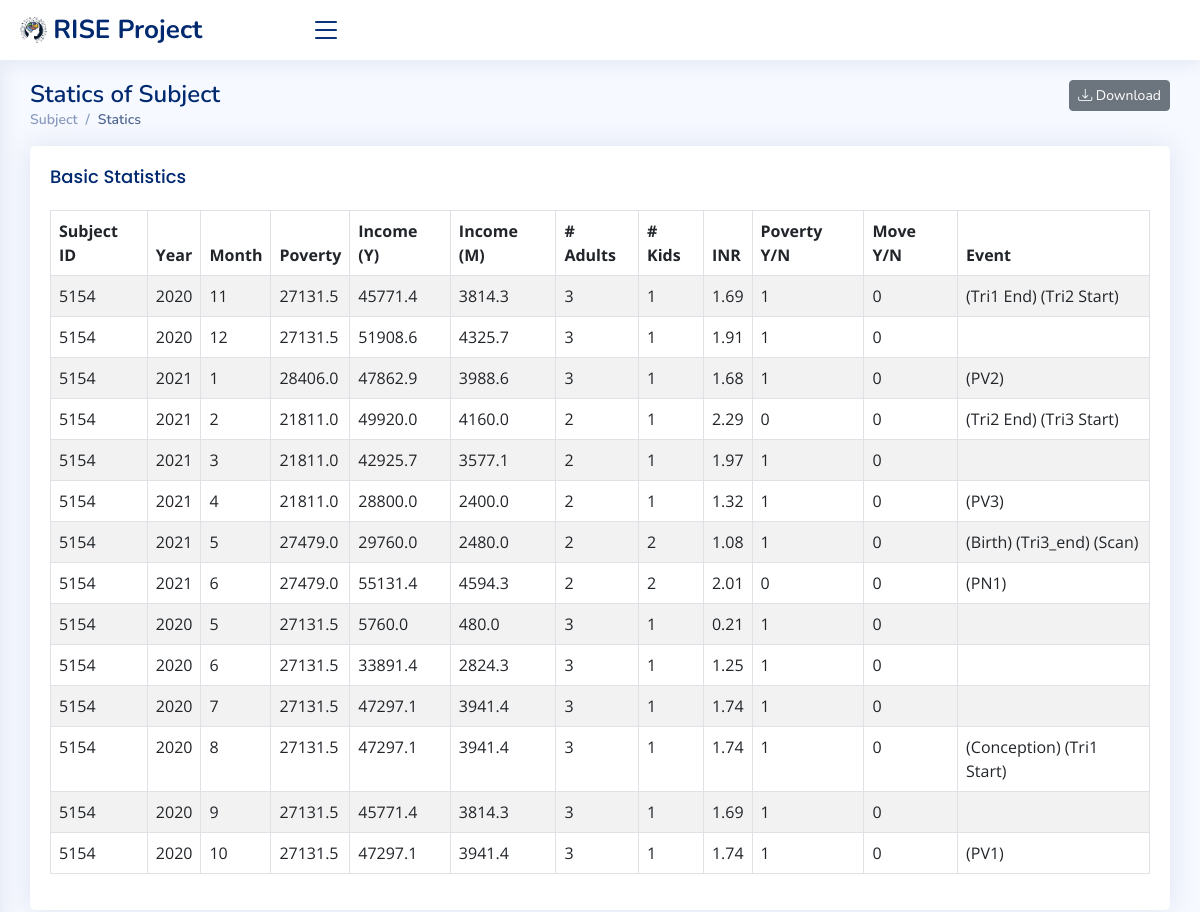
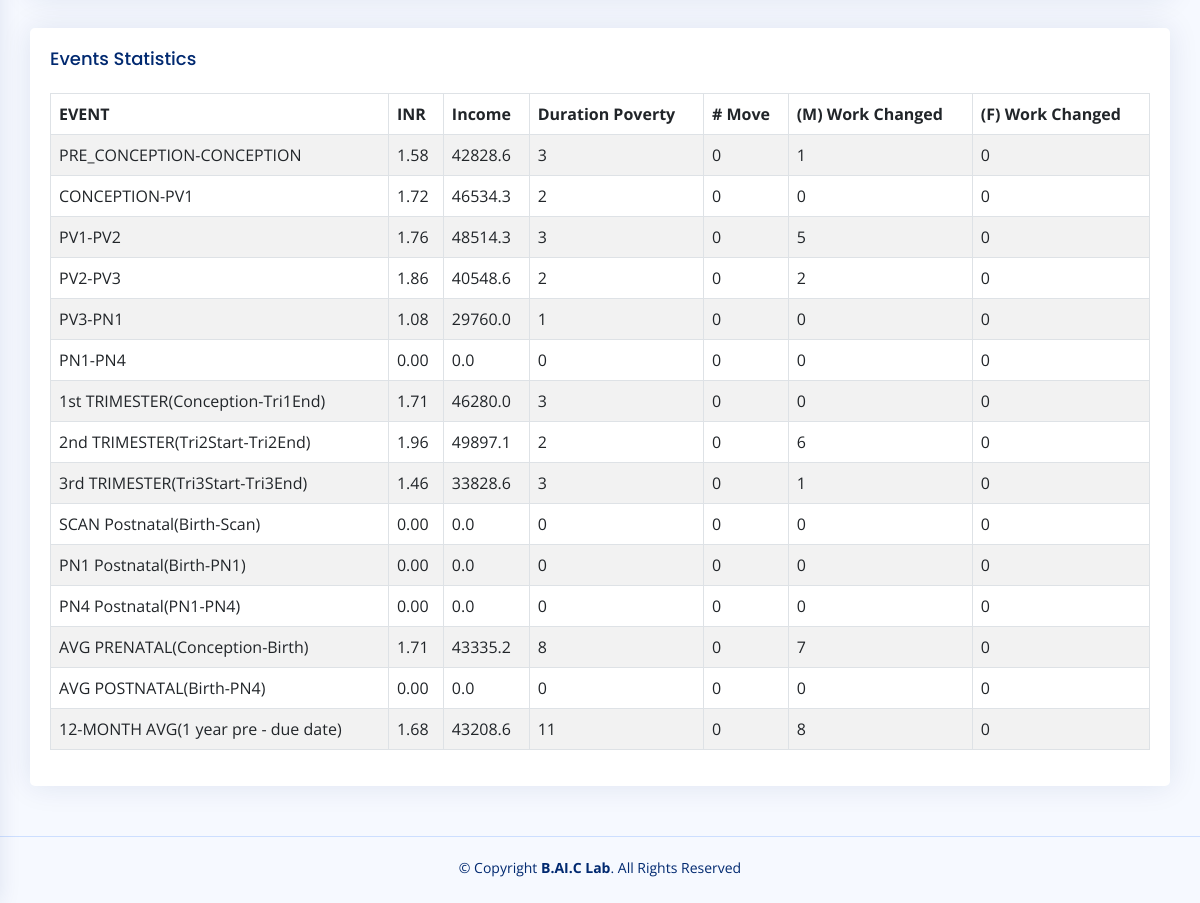
The page /subjectStatics/5154 on the database its author committed (2 pictures, top to bottom).
### rise/models.py (models this page shows, shortened)
class Poverty(models.Model):
    year = models.IntegerField()
    familysize = models.IntegerField()
    old = models.IntegerField()
    adult = models.IntegerField()
    kid = models.IntegerField()
    pline = models.FloatField()
    class Meta:
        unique_together = ('year', 'old', 'adult', 'kid')

### rise/views.py (the view)
# urls.py: path('subjectStatics/<str:subject_id>', subject_statics, name='subject_statics'),
def subject_statics(request, subject_id=None):
    birth_date = get_birth_date(subject_id)
    conception_date = get_conception_date(subject_id)
    if birth_date is None and conception_date is not None:
        birth_date = add_months_to_date(conception_date, 9)
    if birth_date is not None and conception_date is None:
        conception_date = add_months_to_date(birth_date, -9)
    tri1_date = get_tri1_date(subject_id)
    tri2_date = get_tri2_date(subject_id)
    tri3_date = get_tri3_date(subject_id)
    if tri1_date is None:
        tri1_date = conception_date
    if tri2_date is None:
        tri2_date = add_months_to_date(tri1_date, 3)
    if tri3_date is None:
        tri3_date = add_months_to_date(tri2_date, 3)
    pv1_interview_date = get_interview_type_date(subject_id, 'pv1')
    pv2_interview_date = get_interview_type_date(subject_id, 'pv2')
    pv3_interview_date = get_interview_type_date(subject_id, 'pv3')
    pn1_interview_date = get_interview_type_date(subject_id, 'pn1')
    pn4_interview_date = get_interview_type_date(subject_id, 'pn4')
    scan_date = get_scan_date(subject_id)
    move_date = get_move_date(subject_id=subject_id)
    interviews = Interview.objects.filter(subject_id=subject_id)
    statics = []
    pre_conception_date = None
    for interview in interviews:
        if interview.interview_type == 'pv1':
            work_start = add_months_to_date(birth_date, -12).date()
            pre_conception_date = work_start
            work_end = pv1_interview_date
        elif interview.interview_type == 'pv2':
            work_start = pv1_interview_date
            work_start = work_start.replace(day=1)
            work_start = add_months_to_date(work_start, 1).date()
            work_end = pv2_interview_date
        elif interview.interview_type == 'pv3':
            work_start = pv2_interview_date
            work_start = work_start.replace(day=1)
            work_start = add_months_to_date(work_start, 1).date()
            work_end = pv3_interview_date
        elif interview.interview_type == 'pn1':
            work_start = pv3_interview_date
            work_start = work_start.replace(day=1)
            work_start = add_months_to_date(work_start, 1).date()
            work_end = pn1_interview_date
        elif interview.interview_type == 'pn4':
            work_start = pn1_interview_date
            work_start = work_start.replace(day=1)
            work_start = add_months_to_date(work_start, 1).date()
            work_end = pn4_interview_date
        current_date = work_start
        while current_date <= work_end:
            event = ""
            moc_work_end = 0
            foc_work_end = 0
            moc_work_start = 0
            foc_work_start = 0
            year = current_date.year
            month = current_date.month
            moc_income = calculate_monthly_income(subject_id, year, month)['moc_income']
            foc_income = calculate_monthly_income(subject_id, year, month)['foc_income']
            monthly_income = moc_income + foc_income
            moc_work_end = calculate_monthly_income(subject_id, year, month)['moc_work_end']
            foc_work_end = calculate_monthly_income(subject_id, year, month)['foc_work_end']
            moc_work_start = calculate_monthly_income(subject_id, year, month)['moc_work_start']
            foc_work_start = calculate_monthly_income(subject_id, year, month)['foc_work_start']
            yearly_income = monthly_income * 12
            f_adult = interview.financial_familiy_adult
            h_adult = interview.household_adult
            if f_adult is None:
                f_adult = 0
            if h_adult is None:
                h_adult = 0
            adult = max(f_adult, h_adult)
            f_kid = interview.financial_familiy_child
            h_kid = interview.household_child
            if f_kid is None:
                f_kid = 0
            if h_kid is None:
                h_kid = 0
            kid = max(f_kid, h_kid)
            pline = Poverty.objects.get(year=year, familysize=adult+kid, adult=adult, kid=kid).pline
            inr = yearly_income / pline
            poverty_yn = 0
            if inr < 2:
                poverty_yn = 1
            if birth_date is not None:
                if year == birth_date.year and month == birth_date.month:
                    event += "(Birth) (Tri3_end) "
            if conception_date is not None:
                if year == conception_date.year and month == conception_date.month:
                    event += "(Conception) "
            if tri1_date is not None:
                if year == tri1_date.year and month == tri1_date.month:
                    event += "(Tri1 Start) "
            if tri2_date is not None:
                if year == tri2_date.year and month == tri2_date.month:
                    event += "(Tri1 End) (Tri2 Start) "
            if tri3_date is not None:
                if year == tri3_date.year and month == tri3_date.month:
                    event += "(Tri2 End) (Tri3 Start) "
            if scan_date is not None:
                if year == scan_date.year and month == scan_date.month:
                    event += "(Scan) "
            if pv1_interview_date is not None:
                if year == pv1_interview_date.year and month == pv1_interview_date.month:
                    event += "(PV1) "
            if pv2_interview_date is not None:
                if year == pv2_interview_date.year and month == pv2_interview_date.month:
                    event += "(PV2) "
            if pv3_interview_date is not None:
                if year == pv3_interview_date.year and month == pv3_interview_date.month:
                    event += "(PV3) "
            if pn1_interview_date is not None:
                if year == pn1_interview_date.year and month == pn1_interview_date.month:
                    event += "(PN1) "
            if pn4_interview_date is not None:
                if year == pn4_interview_date.year and month == pn4_interview_date.month:
                    event += "(PN4) "
            move_yn = 0
            if move_date is not None:
                if year == move_date.year and month == move_date.month:
                    event += "(Move) "
                    move_yn = 1
            statics.append({'subject_id': subject_id, 'year': year, 'month': month, 'pline': pline, 'yearly_income': yearly_income, 'monthly_income': monthly_income, 'adult': adult, 'kid': kid, 'inr': inr, 'poverty_yn': poverty_yn, 'move_yn': move_yn, 'event': event, 'moc_work_end': moc_work_end, 'foc_work_end': foc_work_end, 'moc_work_start': moc_work_start, 'foc_work_start': foc_work_start})
            if current_date.month == 12:
                current_date = current_date.replace(year=current_date.year + 1, month=1)
            else:
                current_date = current_date.replace(month=current_date.month + 1)
    events = []
    events.append(calculate_events(pre_conception_date, conception_date, statics, "PRE_CONCEPTION-CONCEPTION"))
    events.append(calculate_events(conception_date, pv1_interview_date, statics, "CONCEPTION-PV1"))
    events.append(calculate_events(pv1_interview_date, pv2_interview_date, statics, "PV1-PV2"))
    events.append(calculate_events(pv2_interview_date, pv3_interview_date, statics, "PV2-PV3"))
    events.append(calculate_events(pv3_interview_date, pn1_interview_date, statics, "PV3-PN1"))
    events.append(calculate_events(pn1_interview_date, pn4_interview_date, statics, "PN1-PN4"))
    events.append(calculate_events(conception_date, tri2_date, statics, "1st TRIMESTER(Conception-Tri1End)"))
    events.append(calculate_events(tri2_date, tri3_date, statics, "2nd TRIMESTER(Tri2Start-Tri2End)"))
    events.append(calculate_events(tri3_date, birth_date, statics, "3rd TRIMESTER(Tri3Start-Tri3End)"))
    events.append(calculate_events(birth_date, scan_date, statics, "SCAN Postnatal(Birth-Scan)"))
    events.append(calculate_events(birth_date, pn1_interview_date, statics, "PN1 Postnatal(Birth-PN1)"))
    events.append(calculate_events(pn1_interview_date, pn4_interview_date, statics, "PN4 Postnatal(PN1-PN4)"))
    events.append(calculate_events(conception_date, birth_date, statics, "AVG PRENATAL(Conception-Birth)"))
    events.append(calculate_events(birth_date, pn4_interview_date, statics, "AVG POSTNATAL(Birth-PN4)"))
    events.append(calculate_events(pre_conception_date, birth_date, statics, "12-MONTH AVG(1 year pre - due date)"))
    return render(request, 'subject_statics.html', {'statics': statics, 'events': events, 'subject_id': subject_id})

### rise/templates/subject_statics.html (shortened to what this page needs)
<!DOCTYPE html>
<html lang="en">
{% load static %}
<head>
  <link href="{% static 'assets/vendor/bootstrap/css/bootstrap.min.css' %}" rel="stylesheet">
  <link href="{% static 'assets/vendor/bootstrap-icons/bootstrap-icons.css' %}" rel="stylesheet">
  <link href="{% static 'assets/vendor/boxicons/css/boxicons.min.css' %}" rel="stylesheet">
  <link href="{% static 'assets/vendor/quill/quill.snow.css' %}" rel="stylesheet">
  <link href="{% static 'assets/vendor/quill/quill.bubble.css' %}" rel="stylesheet">
  <link href="{% static 'assets/vendor/remixicon/remixicon.css' %}" rel="stylesheet">
  <link href="{% static 'assets/vendor/simple-datatables/style.css' %}" rel="stylesheet">
  <link href="{% static 'assets/css/style.css' %}" rel="stylesheet">
</head>
<body>
  <header id="header" class="header fixed-top d-flex align-items-center">
    <div class="d-flex align-items-center justify-content-between">
      <a href="/home" class="logo d-flex align-items-center">
        <img src="{% static 'assets/img/baic.png' %}" alt="">
        <span class="d-none d-lg-block"> RISE Project</span>
      </a>
      <i class="bi bi-list toggle-sidebar-btn"></i>
    </div>
  </header>
  <main id="main" class="main">
    <div class="pagetitle">
      <h1>
          Statics of Subject
          <a href="/subjectStaticsDownload/{{ subject_id }}">
              <button type="button" class="btn btn-secondary btn-sm" style="float: right; margin-left: 10px"><i class="bi bi-download"></i> Download</button>
          </a>
      </h1>
      <nav>
        <ol class="breadcrumb">
          <li class="breadcrumb-item">Subject</li>
          <li class="breadcrumb-item active">Statics</li>
        </ol>
      </nav>
    </div>
    <section class="section">
      <div class="row">
        <div class="col-lg-12">
          <div class="card">
            <div class="card-body">
              <h5 class="card-title">Basic Statistics</h5>
              {% if statics %}
                <table class="table table-striped table-bordered table-hover">
                <thead>
                  <tr>
                    <th scope="col">Subject ID</th>
                    <th scope="col">Year</th>
                    <th scope="col">Month</th>
                    <th scope="col">Poverty</th>
                    <th scope="col">Income (Y)</th>
                    <th scope="col">Income (M)</th>
                    <th scope="col"># Adults</th>
                    <th scope="col"># Kids</th>
                    <th scope="col">INR</th>
                    <th scope="col">Poverty Y/N</th>
                    <th scope="col">Move Y/N</th>
                    <th scope="col">Event</th>
                  </tr>
                </thead>
                    <tbody>
                    {% for data in statics %}
                    <tr>
                        <td>{{ data.subject_id }}</td>
                        <td>{{ data.year }}</td>
                        <td>{{ data.month }}</td>
                        <td>{{ data.pline|floatformat:1 }}</td>
                        <td>{{ data.yearly_income|floatformat:1 }}</td>
                        <td>{{ data.monthly_income|floatformat:1 }}</td>
                        <td>{{ data.adult }}</td>
                        <td>{{ data.kid }}</td>
                        <td>{{ data.inr|floatformat:2 }}</td>
                        <td>{{ data.poverty_yn }}</td>
                        <td>{{ data.move_yn }}</td>
                        <td>{{ data.event }}</td>
                    </tr>
                    {% endfor %}
                    </tbody>
              </table>
              {% else %}
                  <p>Data Empty</p>
              {% endif %}
            </div>
          </div>
        </div>
      </div>
    </section>
    <section class="section">
      <div class="row">
        <div class="col-lg-12">
          <div class="card">
            <div class="card-body">
              <h5 class="card-title">Events Statistics</h5>
              {% if events %}
                <table class="table table-striped table-bordered table-hover">
                <thead>
                  <tr>
                    <th scope="col">EVENT</th>
                    <th scope="col">INR</th>
                    <th scope="col">Income</th>
                    <th scope="col">Duration Poverty</th>
                    <th scope="col"># Move</th>
                    <th scope="col">(M) Work Changed</th>
                    <th scope="col">(F) Work Changed</th>
                  </tr>
                </thead>
                    <tbody>
                    {% for data in events %}
                    <tr>
                        <td>{{ data.tag }}</td>
                        <td>{{ data.inr|floatformat:2 }}</td>
                        <td>{{ data.income|floatformat:1 }}</td>
                        <td>{{ data.duration_poverty }}</td>
                        <td>{{ data.tot_move_cnt }}</td>
                        <td>{{ data.moc_work_end_cnt }}</td>
                        <td>{{ data.foc_work_end_cnt }}</td>
                    </tr>
                    {% endfor %}
                    </tbody>
              </table>
              {% else %}
                  <p>Data Empty</p>
              {% endif %}
            </div>
          </div>
        </div>
      </div>
    </section>
  </main>
  <footer id="footer" class="footer">
    <div class="copyright">
      &copy; Copyright <strong><span>B.AI.C Lab</span></strong>. All Rights Reserved
    </div>
    <div class="credits">
    </div>
  </footer>
</body>
</html>

### rows shown on the page
Poverty: pline "27131.5" "27131.5" "27131.5" "27131.5" "27131.5" "27131.5" "27131.5" "27131.5"
Poverty: pline "28406.0"
Poverty: pline "21811.0" "21811.0" "21811.0"
Poverty: pline "27479.0" "27479.0"

### other values the page prints
{{ data.subject_id }} "5154" "5154" "5154" "5154" "5154" "5154" "5154" "5154" "5154" "5154" "5154" "5154" "5154" "5154"
{{ data.year }} "2020" "2020" "2021" "2021" "2021" "2021" "2021" "2021" "2020" "2020" "2020" "2020" "2020" "2020"
{{ data.month }} "11" "12" "1" "2" "3" "4" "5" "6" "5" "6" "7" "8" "9" "10"
{{ data.yearly_income|floatformat:1 }} "45771.4" "51908.6" "47862.9" "49920.0" "42925.7" "28800.0" "29760.0" "55131.4" "5760.0" "33891.4" "47297.1" "47297.1" "45771.4" "47297.1"
{{ data.monthly_income|floatformat:1 }} "3814.3" "4325.7" "3988.6" "4160.0" "3577.1" "2400.0" "2480.0" "4594.3" "480.0" "2824.3" "3941.4" "3941.4" "3814.3" "3941.4"
{{ data.adult }} "3" "3" "3" "2" "2" "2" "2" "2" "3" "3" "3" "3" "3" "3"
{{ data.kid }} "1" "1" "1" "1" "1" "1" "2" "2" "1" "1" "1" "1" "1" "1"
{{ data.inr|floatformat:2 }} "1.69" "1.91" "1.68" "2.29" "1.97" "1.32" "1.08" "2.01" "0.21" "1.25" "1.74" "1.74" "1.69" "1.74"
{{ data.poverty_yn }} "1" "1" "1" "0" "1" "1" "1" "0" "1" "1" "1" "1" "1" "1"
{{ data.move_yn }} "0" "0" "0" "0" "0" "0" "0" "0" "0" "0" "0" "0" "0" "0"
{{ data.event }} "(Tri1 End) (Tri2 Start)" "(PV2)" "(Tri2 End) (Tri3 Start)" "(PV3)" "(Birth) (Tri3_end) (Scan)" "(PN1)" "(Conception) (Tri1 Start)" "(PV1)"
{{ data.tag }} "PRE_CONCEPTION-CONCEPTION" "CONCEPTION-PV1" "PV1-PV2" "PV2-PV3" "PV3-PN1" "PN1-PN4" "1st TRIMESTER(Conception-Tri1End)" "2nd TRIMESTER(Tri2Start-Tri2End)" "3rd TRIMESTER(Tri3Start-Tri3End)" "SCAN Postnatal(Birth-Scan)" "PN1 Postnatal(Birth-PN1)" "PN4 Postnatal(PN1-PN4)" "AVG PRENATAL(Conception-Birth)" "AVG POSTNATAL(Birth-PN4)" "12-MONTH AVG(1 year pre - due date)"
{{ data.inr|floatformat:2 }} "1.58" "1.72" "1.76" "1.86" "1.08" "0.00" "1.71" "1.96" "1.46" "0.00" "0.00" "0.00" "1.71" "0.00" "1.68"
{{ data.income|floatformat:1 }} "42828.6" "46534.3" "48514.3" "40548.6" "29760.0" "0.0" "46280.0" "49897.1" "33828.6" "0.0" "0.0" "0.0" "43335.2" "0.0" "43208.6"
{{ data.duration_poverty }} "3" "2" "3" "2" "1" "0" "3" "2" "3" "0" "0" "0" "8" "0" "11"
